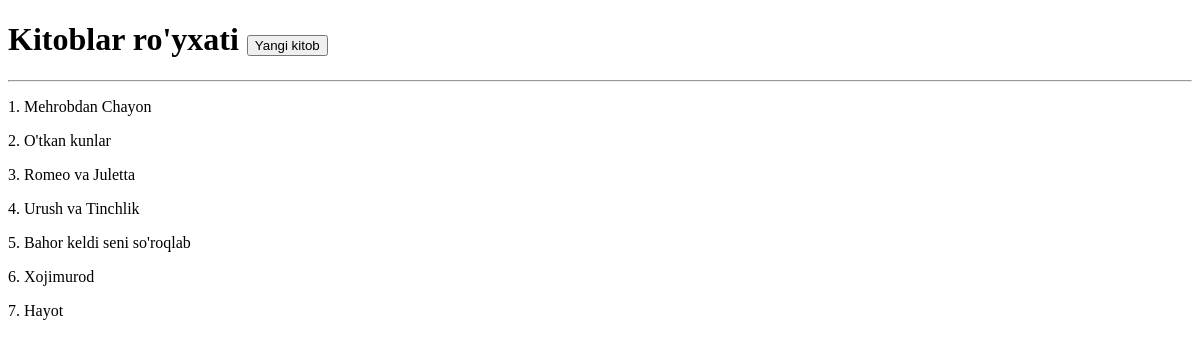
Page /kitoblar/ on the earlier database version.
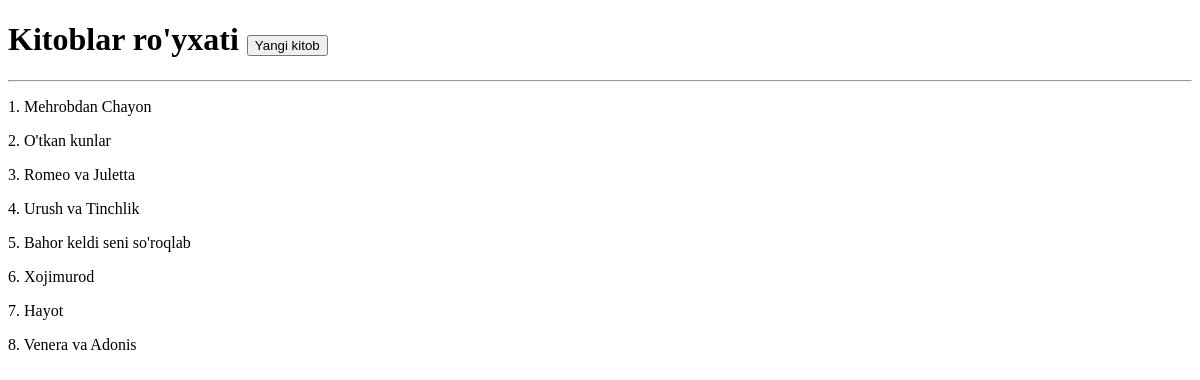
Same page on the later database version.
### main/models.py (models this page shows, shortened)
class Kitob(models.Model):
    nom = models.CharField(max_length=255)
    janr = models.CharField(max_length=50)
    sahifa = models.PositiveSmallIntegerField()
    muallif = models.ForeignKey(Muallif, on_delete=models.SET_NULL, null=True)

### main/views.py (the view)
# urls.py: path('kitoblar/', kitoblar_view, name='kitoblar'),
def kitoblar_view(request):
    kitoblar = Kitob.objects.all()
    context = {
        'kitoblar': kitoblar,
        'mualliflar': Muallif.objects.all(),
    }
    return render(request, 'kitoblar.html', context)

### templates/kitoblar.html (shortened to what this page needs)
<!DOCTYPE html>
<html lang="en">
<head>
</head>
<body>
<h1>Kitoblar ro'yxati <a href="/kitob-qoshish/"><button>Yangi kitob</button></a></h1>
<hr>
{% for kitob in kitoblar %}
  <p>{{ forloop.counter }}. {{ kitob.nom }}</p>
{% endfor %}
</body>
</html>

Differences in the rows shown:
added Kitob: nom "Venera va Adonis"
